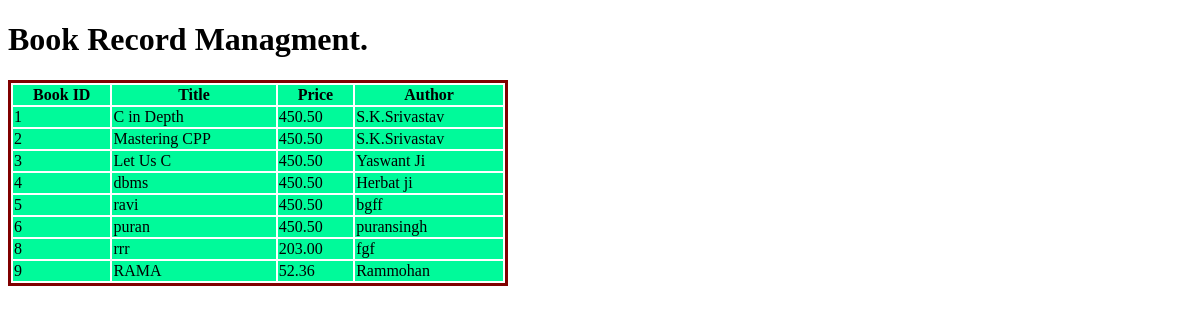
The page /view.php on the database its author committed.
### tables this page shows
CREATE TABLE `book` (
  `bookid` int(5) NOT NULL,
  `title` varchar(20) NOT NULL,
  `price` float(7,2) NOT NULL,
  `author` varchar(20) DEFAULT NULL
);

### view.php (the view, shortened to what this page needs)
<?php
    $con=mysqli_connect('localhost','root');
    mysqli_select_db($con,'BRM_DB');
    $q="select * from book";
    $result=mysqli_query($con,$q);
    $num=mysqli_num_rows($result);
?>
<!DOCTYPE html>
<html>
<head>
    <link rel="stylesheet" href="CSS/viewStyle.css"/>
    </head>
    <body>
        <h1>Book Record Managment.</h1>
        <table id="view_table">
        <tr>
            <th>Book ID</th>
            <th>Title</th>
            <th>Price</th>
            <th>Author</th>
            </tr>
            <?php
            for($i=1;$i<=$num;$i++)
            {
                $row=mysqli_fetch_array($result);
            ?>
            <tr>
            <td><?php echo $row['bookid'];?></td>
            <td><?php echo $row['title']; ?></td>
            <td><?php echo $row['price'];?></td>
            <td><?php echo $row['author']; ?></td>
            </tr>
            <?php
            }
            ?>
        </table>
    </body>
</html>

### CSS/viewStyle.css (style rules this page uses)
#view_table { border-style: solid; border-color: maroon; width: 500px; }
#view_table tr { background-color: mediumspringgreen; }

### rows shown on the page
book: bookid "1", title "C in Depth", price "450.50", author "S.K.Srivastav"
book: bookid "2", title "Mastering CPP", price "450.50", author "S.K.Srivastav"
book: bookid "3", title "Let Us C", price "450.50", author "Yaswant Ji"
book: bookid "4", title "dbms", price "450.50", author "Herbat ji"
book: bookid "5", title "ravi", price "450.50", author "bgff"
book: bookid "6", title "puran", price "450.50", author "puransingh"
book: bookid "8", title "rrr", price "203.00", author "fgf"
book: bookid "9", title "RAMA", price "52.36", author "Rammohan"
